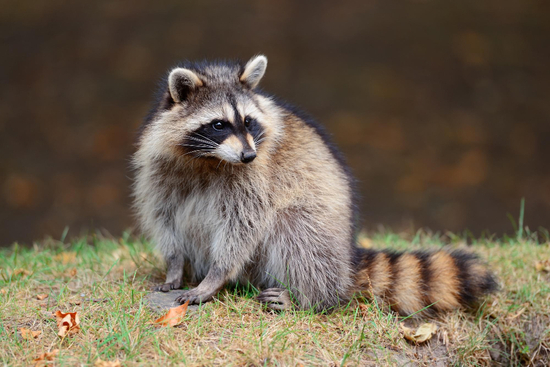
#> input picture blur/input.png, 550 x 367 px
$ python main.py
#> lines starting #> are read from the running program, lines starting #| are printed output that depends on the picture

import cv2 as cv
import numpy as np

BLUR_PARAMETER = 3

def get_kernel(kernel_size, blur_parameter):
#> called with kernel_size = 3, blur_parameter = 3
    ker = np.zeros((kernel_size, kernel_size), dtype=float)
    a = kernel_size - kernel_size // 2
    b = a
    for i in range(kernel_size):
        for j in range(kernel_size):
            x, y = i+1, j+1
            val = (1 / (2* np.pi * blur_parameter**2)) * np.exp(-(((x-a)**2 + (y-b)**2)/(2 * blur_parameter**2)))
            ker[i, j] = val

    return ker

kernel3 = get_kernel(3, BLUR_PARAMETER)
kernel5 = get_kernel(5, BLUR_PARAMETER)
kernel7 = get_kernel(7, BLUR_PARAMETER)
"""
print(f"РАЗМЕР 3x3:\n{kernel3}")
print(f"РАЗМЕР 5x5:\n{kernel5}")
print(f"РАЗМЕР 7x7:\n{kernel7}")
"""

kernel3 = kernel3 / kernel3.sum()
kernel5 = kernel5 / kernel5.sum()
kernel7 = kernel7 / kernel7.sum()

"""
print(f"Нормированная матрица размера 3x3:\n{kernel3}\nСумма элементов: {kernel3.sum()}")
print(f"Нормированная матрица размера 5x5:\n{kernel5}\nСумма элементов: {kernel5.sum()}")
print(f"Нормированная матрица размера 7x7:\n{kernel7}\nСумма элементов: {kernel7.sum()}")
"""
# Пункт 3, 4, 5
frame = cv.imread("input.png")
#> frame is the input picture: shape (367, 550, 3); mean B, G, R 78.2, 95.8, 109.1

grayscale_frame = cv.cvtColor(frame, cv.COLOR_BGR2GRAY)
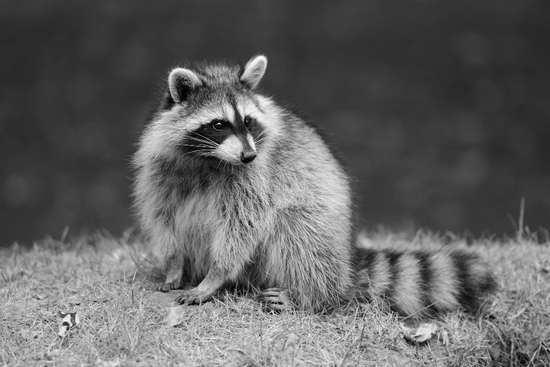
#> grayscale_frame: shape (367, 550); min 0, max 250, mean 97.8

cv.imwrite("original_gray.png", grayscale_frame)

kernel_sizes = [3, 9]
blur_params = [2, 10]

for ks in kernel_sizes:
    for bp in blur_params:
        kernel = get_kernel(ks, bp)
        kernel = kernel / kernel.sum()

        print(f"Нормированная матрица:\n{kernel}\nСумма элементов: {kernel.sum()}")

        h, w = grayscale_frame.shape
        pad = ks // 2

        padded = cv.copyMakeBorder(grayscale_frame, pad, pad, pad, pad, cv.BORDER_REFLECT)

        blurred_frame = np.zeros_like(grayscale_frame, dtype=float)
        for i in range(h):
            for j in range(w):
                region = padded[i:i + ks, j:j + ks]
                value = np.sum(region * kernel)
                blurred_frame[i, j] = value

        blurred_frame = np.clip(blurred_frame, 0, 255).astype(np.uint8)
        filename = f"blur_k{ks}_b{bp}.png"
        cv.imwrite(filename, blurred_frame)

        blurred_cv = cv.GaussianBlur(grayscale_frame, (ks, ks), bp)
        cv_filename = f"blur_cv_k{ks}_b{bp}.png"
        cv.imwrite(cv_filename, blurred_cv)
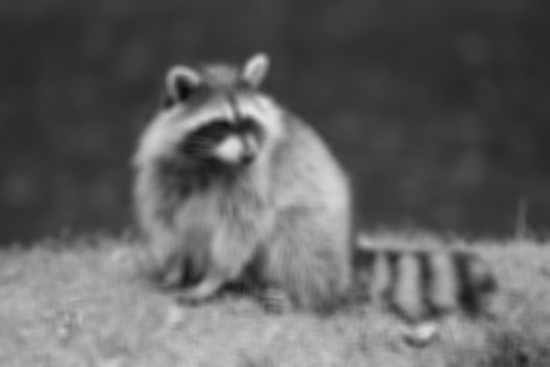
#> blurred_frame: shape (367, 550); min 11, max 229, mean 97.3
